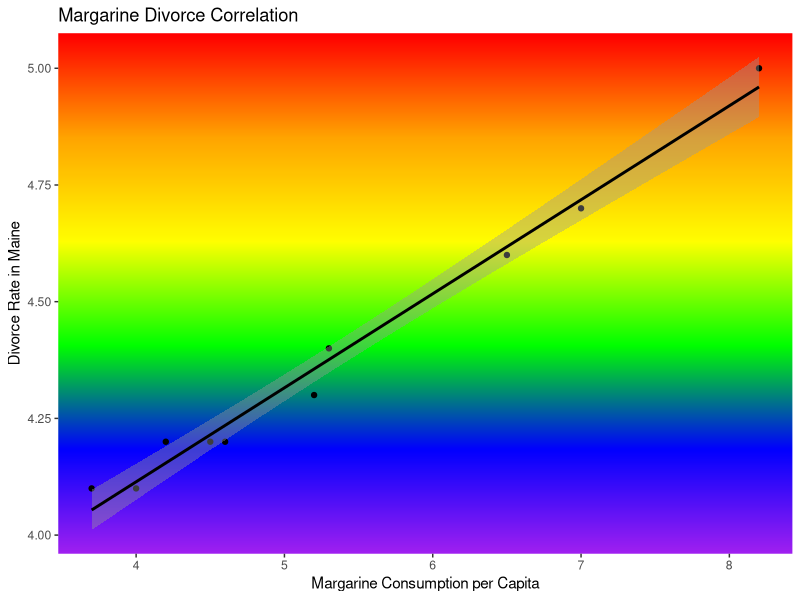
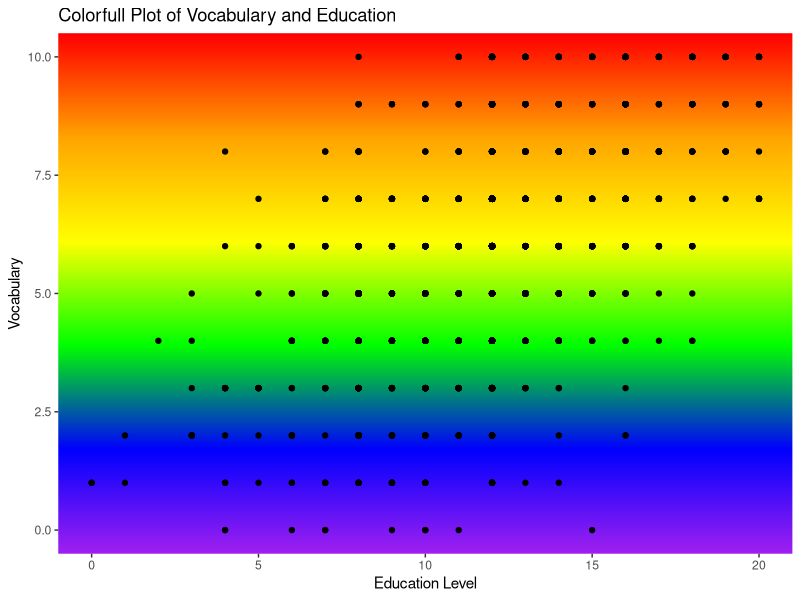
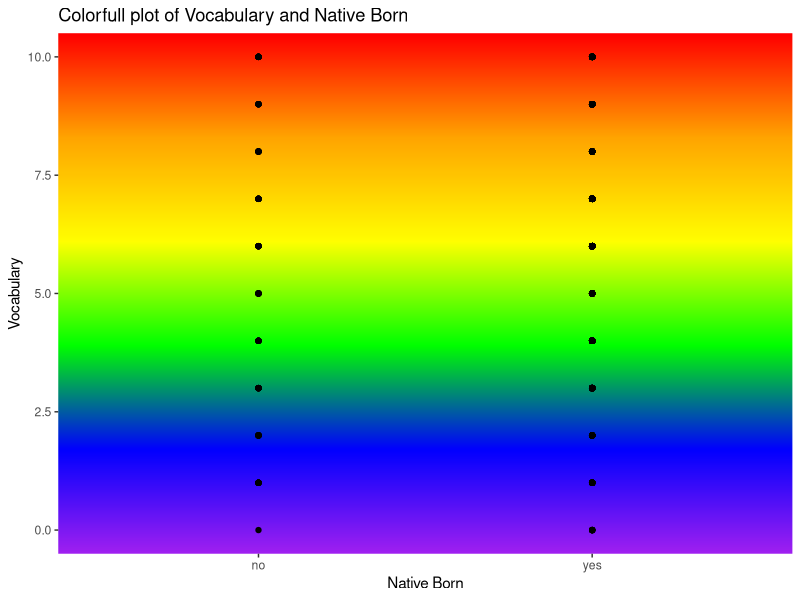
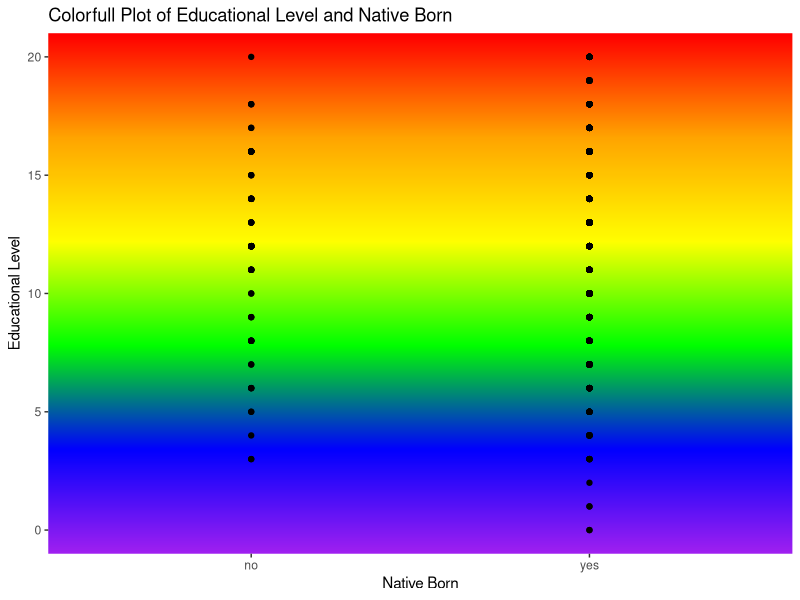

Source code (R) for these figures, in order:
## ---- chunk 1
# Loading packages
library(dslabs)
library(dplyr)
library(tidyverse)
library(car)

## ---- chunk 2
# Loading the data
data('divorce_margarine')

dm <- data.frame(divorce_margarine)

## ---- chunk 3
library(grid)

# we have here considered the use of color. This is not to showcase any political affiliation, just simply exploring the task description to its fullest. To enjoy the color show in its full glory, please view on an expensive HDR monitor, preferably with A+ energy rating to conserve the environment
gradient <- rasterGrob(
  colorRampPalette(c("red", "orange", "yellow", "green", "blue", "purple"))(256), 
  width = unit(1, "npc"), height = unit(1, "npc"), 
  interpolate = TRUE
)

# Creating a geom point plot, also known as a scattr plot, with a geom_smooth line that shows a linear regression over the datapoints to show the clear correlational relation between the consumption of margarine and divorce rate in main. 
ggplot(dm, aes(x = margarine_consumption_per_capita, y = divorce_rate_maine)) +
  annotation_custom(gradient, -Inf, Inf, -Inf, Inf) +
  geom_point() +
  geom_smooth(method = "lm", color = "black") +
  ggtitle("Margarine Divorce Correlation") +
  xlab("Margarine Consumption per Capita") +
  ylab("Divorce Rate in Maine") +
  theme(panel.background = element_blank())
## ---- chunk 4
# we now create a model of this using lm
model_div <-lm(divorce_rate_maine ~ margarine_consumption_per_capita, dm)
summary(model_div)


# We further investigate by conducting a pearson's correlation test
cor.test(dm$divorce_rate_maine, dm$margarine_consumption_per_capita, method = c("pearson"))
## ---- chunk 5
# We load the data and sort out the correct year, and remove the missing data
data('GSSvocab')

df <- GSSvocab %>% 
  filter(year == 1978) %>% 
  na.exclude(.)

## ---- chunk 6
# We now investigate the impact of educational level on the vocabulary
# we will do this visually first. Of course we use the same awesome display of color
ggplot(df, aes(x = educ, y = vocab)) +
  annotation_custom(gradient, -Inf, Inf, -Inf, Inf) +
  geom_point(color = "black") +
  theme(panel.background = element_blank()) +
  ggtitle("Colorfull Plot of Vocabulary and Education") +
  xlab("Education Level") +
  ylab("Vocabulary")


## ---- chunk 7
# We here create a GLM with a gaussian family to investigate the relation between vocabulary and educational level
model2 <- glm(vocab ~ educ, family = "gaussian", df)
summary(model2)
## ---- chunk 8
# We will now investigate whether being a native born speaker has an influence on the vocabulary
# First we visually investigate the relation between vocab and native speaker variables

ggplot(df, aes(x = nativeBorn, y = vocab)) +
  annotation_custom(gradient, -Inf, Inf, -Inf, Inf) +
  geom_point(color = "black") +
  theme(panel.background = element_blank()) +
  ggtitle("Colorfull plot of Vocabulary and Native Born") +
  xlab("Native Born") +
  ylab("Vocabulary")


## ---- chunk 9
# Exploring both the effect of education and nativeborn variable on the vocabulary
model3 <- glm(vocab ~ educ + nativeBorn, family = "gaussian", df)
summary(model3)
## ---- chunk 10
ggplot(df, aes(x = nativeBorn, y = educ)) +
  annotation_custom(gradient, -Inf, Inf, -Inf, Inf) +
  geom_point(color = "black") +
  theme(panel.background = element_blank()) +
  ggtitle("Colorfull Plot of Educational Level and Native Born") +
  xlab("Native Born") +
  ylab("Educational Level")

## ---- chunk 11
# Exploring both predictor varibles and their interaction
model4 <- glm(vocab ~ educ * nativeBorn, family = "gaussian", df)

summary(model4)

## ---- chunk 12
# Using Akaike Information Criterion to test the different models. AIC is of course quite outdated, but we use it anyway.
AIC(model2, model3, model4)
